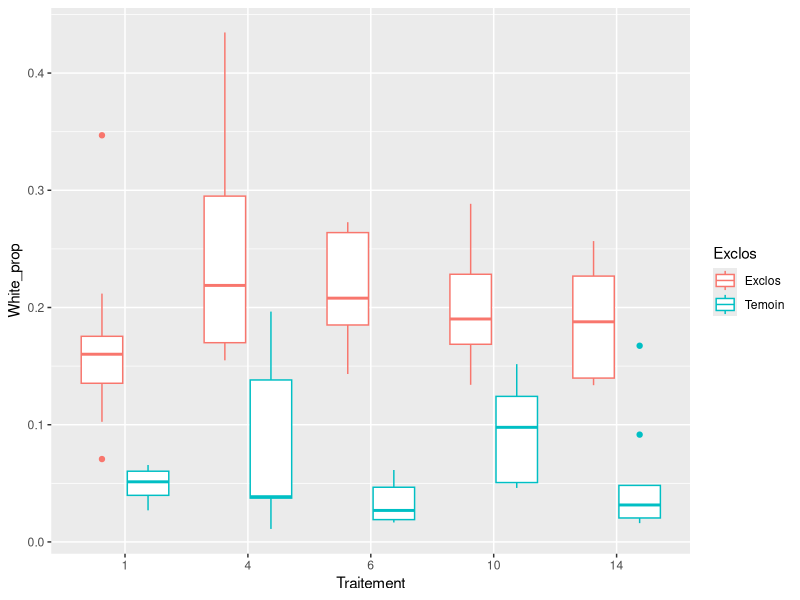

This figure's R source:
library(tidyverse)
library(lme4)

D <- read_csv2("Bylot_DeadMaterials.csv")

D %>% mutate(White_prop = Pixel_white/Pixel_area,
             Traitement = factor(Traitement)) %>%
  # group_by(Parcelle, Traitement, Exclos) %>%
  # summarise(White_prop = mean(White_prop)) %>%
  ggplot(aes(x = Traitement, y = White_prop, color = Exclos)) +
  geom_boxplot()
